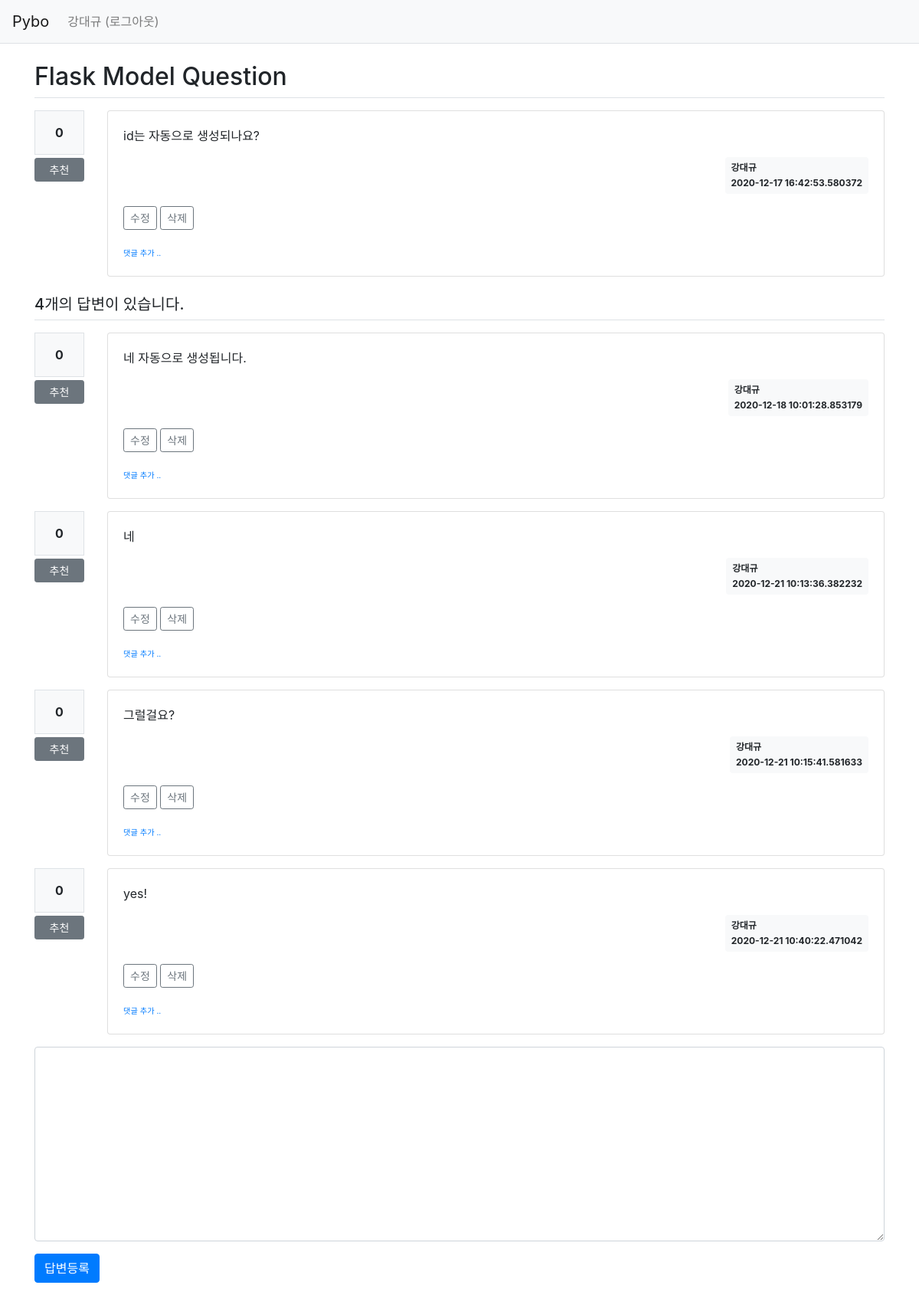
Screenshot of /question/detail/2/ (signed in) with the database file from the repository.
### pybo/models.py (models this page shows)
class User(db.Model):
    id = db.Column(db.Integer, primary_key=True)
    username = db.Column(db.String(150), unique=True, nullable=False)
    password = db.Column(db.String(200), nullable=False)
    email = db.Column(db.String(120), unique=True, nullable=False)

class Question(db.Model):
    id = db.Column(db.Integer, primary_key=True)
    subject = db.Column(db.String(200), nullable=False)
    content = db.Column(db.Text(), nullable=False)
    create_date = db.Column(db.DateTime(), nullable=False)
    user_id = db.Column(db.Integer, db.ForeignKey('user.id', ondelete='CASCADE'), nullable=False)
    user = db.relationship('User', backref=db.backref('question_set'))
    modify_date = db.Column(db.DateTime(), nullable=True)
    voter = db.relationship('User', secondary=question_voter, backref=db.backref('question_voter_set'))

class Answer(db.Model):
    id = db.Column(db.Integer, primary_key=True)
    question_id = db.Column(db.Integer, db.ForeignKey('question.id', ondelete='CASCADE'))
    question = db.relationship('Question', backref=db.backref('answer_set'))
    content = db.Column(db.Text(), nullable=False)
    create_date = db.Column(db.DateTime(), nullable=False)
    user_id = db.Column(db.Integer, db.ForeignKey('user.id', ondelete='CASCADE'), nullable=False)
    user = db.relationship('User', backref=db.backref('answer_set'))
    modify_date = db.Column(db.DateTime(), nullable=True)
    voter = db.relationship('User', secondary=answer_voter, backref=db.backref('answer_voter_set'))

### pybo/views/question_views.py (the view)
@bp.route('/detail/<int:question_id>/')
def detail(question_id):
    form = AnswerForm()
    question = Question.query.get_or_404(question_id)
    return render_template('question/question_detail.html', question=question, form=form)

### pybo/forms.py
class AnswerForm(FlaskForm):
    content = TextAreaField('내용', validators=[DataRequired('내용은 필수입력 항목입니다.')])

### pybo/views/auth_views.py (called while the page is built)
@bp.before_app_request
def load_logged_in_user():
    user_id = session.get('user_id')
    if user_id is None:
        g.user = None
    else:
        g.user = User.query.get(user_id)

### pybo/templates/question/question_detail.html (shortened to what this page needs)
{% extends 'base.html' %}
{% block content %}
<div class="container my-3">
    <h2 class="border-bottom py-2">{{ question.subject }}</h2>
    <div class="row my-3">
        <div class="col-1">
            <div class="bg-light text-center p-3 border font-weight-bolder mb-1">{{ question.voter|length }}</div>
            <a href="#" data-uri="{{ url_for('vote.question', question_id=question.id) }}"
               class="recommend btn btn-sm btn-secondary btn-block my-1">추천</a>
        </div>
        <div class="col-11">
            <div class="card">
                <div class="card-body">
                    <div class="card-text">{{ question.content|markdown }}</div>
                    <div class="d-flex justify-content-end">
                        <div class="badge badge-light p-2 text-left">
                            <div class="mb-2">{{ question.user.username }}</div>
                            <div>{{ question.create_date }}</div>
                        </div>
                    </div>
                    {% if g.user == question.user %}
                    <div class="my-3">
                        <a href="{{ url_for('question.modify', question_id=question.id) }}"
                           class="btn btn-sm btn-outline-secondary">수정</a>
                        <a href="#" class="delete btn btn-sm btn-outline-secondary"
                           data-uri="{{ url_for('question.delete', question_id=question.id) }}">삭제</a>
                    </div>
                    {% endif %}
                    <div>
                        <a href="{{ url_for('comment.create_question', question_id=question.id) }}"
                           class="small"><small>댓글 추가 ..</small></a>
                    </div>
                </div>
            </div>
        </div>
    </div>
    <h5 class="border-bottom my-3 py-2">{{ question.answer_set|length }}개의 답변이 있습니다.</h5>
    {% for answer in question.answer_set %}
    <div class="row my-3">
        <div class="col-1">
            <div class="bg-light text-center p-3 border font-weight-bolder mb-1">{{ answer.voter|length }}</div>
            <a href="#" data-uri="{{ url_for('vote.answer', answer_id=answer.id) }}"
                class="recommend btn btn-sm btn-secondary btn-block my-1">추천</a>
        </div>
        <div class="col-11">
            <div class="card">
                <div class="card-body">
                    <div class="card-text">{{ answer.content|markdown }}</div>
                    <div class="d-flex justify-content-end">
                        <div class="badge badge-light p-2 text-left">
                            <div class="mb-2">{{ answer.user.username }}</div>
                            <div>{{ answer.create_date }}</div>
                        </div>
                    </div>
                    {% if g.user == answer.user %}
                    <div class="my-3">
                        <a href="{{ url_for('answer.modify', answer_id=answer.id) }}"
                            class="btn btn-sm btn-outline-secondary">수정</a>
                        <a href="#" class="delete btn btn-sm btn-outline-secondary "
                            data-uri="{{ url_for('answer.delete', answer_id=answer.id) }}">삭제</a>
                    </div>
                    {% endif %}
                    <div>
                        <a href="{{ url_for('comment.create_answer', answer_id=answer.id) }}"
                           class="small"><small>댓글 추가 ..</small></a>
                    </div>
                </div>
            </div>
        </div>
    </div>
    {% endfor %}
    <form action="{{ url_for('answer.create', question_id=question.id) }}" method="post" class="my-3">
        <div class="form-group">
            <textarea {% if not g.user %}disabled{% endif %}
                    name="content" id="content" class="form-control" rows="10"></textarea>
        </div>
        <input type="submit" value="답변등록" class="btn btn-primary">
    </form>
</div>
{% endblock %}

### pybo/templates/navbar.html (shortened to what this page needs)
<nav class="navbar navbar-expand-lg navbar-light bg-light border-bottom">
    <a class="navbar-brand" href="{{ url_for('main.index') }}">Pybo</a>
    <div class="collapse navbar-collapse flex-grow-0" id="navbarNav">
        {% if g.user %}
        <ul class="navbar-nav">
            <li class="nav-item ">
                <a class="nav-link" href="{{ url_for('auth.logout') }}">{{ g.user.username }} (로그아웃)</a>
            </li>
        </ul>
        {% endif %}
    </div>
</nav>

### rows the page displays
User: user.username "강대규"
Question: subject "Flask Model Question", content "id는 자동으로 생성되나요?", create_date "2020-12-17 16:42:53.580372"
Answer: voter|length "0", content "네 자동으로 생성됩니다.", user.username "강대규", create_date "2020-12-18 10:01:28.853179"
Answer: voter|length "0", content "네", user.username "강대규", create_date "2020-12-21 10:13:36.382232"
Answer: voter|length "0", content "그럴걸요?", user.username "강대규", create_date "2020-12-21 10:15:41.581633"
Answer: voter|length "0", content "yes!", user.username "강대규", create_date "2020-12-21 10:40:22.471042"

### other values shown
{{ question.voter|length }} "0"
{{ question.answer_set|length }} "4"
